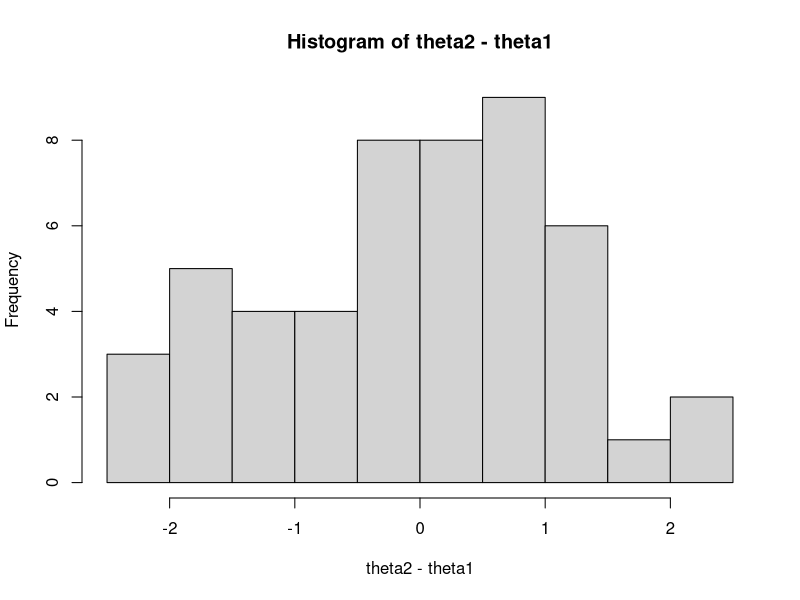
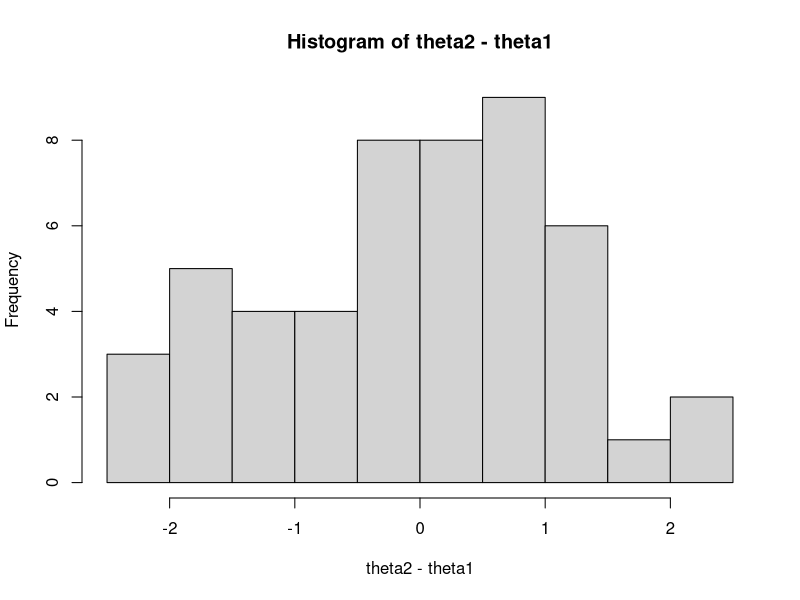

Here is the R script that generated these plots, in order:
set.seed(100)
theta1 <- rnorm(n = 50, mean = 0, sd = 1)
theta2 <- rnorm(n = 50, mean = 0.1, sd = 1)

mean_theta1 <- mean(theta1)
mean_theta2 <- mean(theta2)

mean_theta2 - mean_theta1

hist(theta2 - theta1)

t.test(x = theta1, y = theta2, alternative = "two.sided")


theta1_1k <- rnorm(n = 100000, mean = 0, sd = 1)
theta2_1k <- rnorm(n = 100000, mean = 0.1, sd = 1)

mean_theta1_1k <- mean(theta1_1k)
mean_theta2_1k <- mean(theta2_1k)

mean_theta2_1k - mean_theta1_1k

hist(theta2 - theta1)

t.test(x = theta1_1k, y = theta2_1k, alternative = "two.sided")
